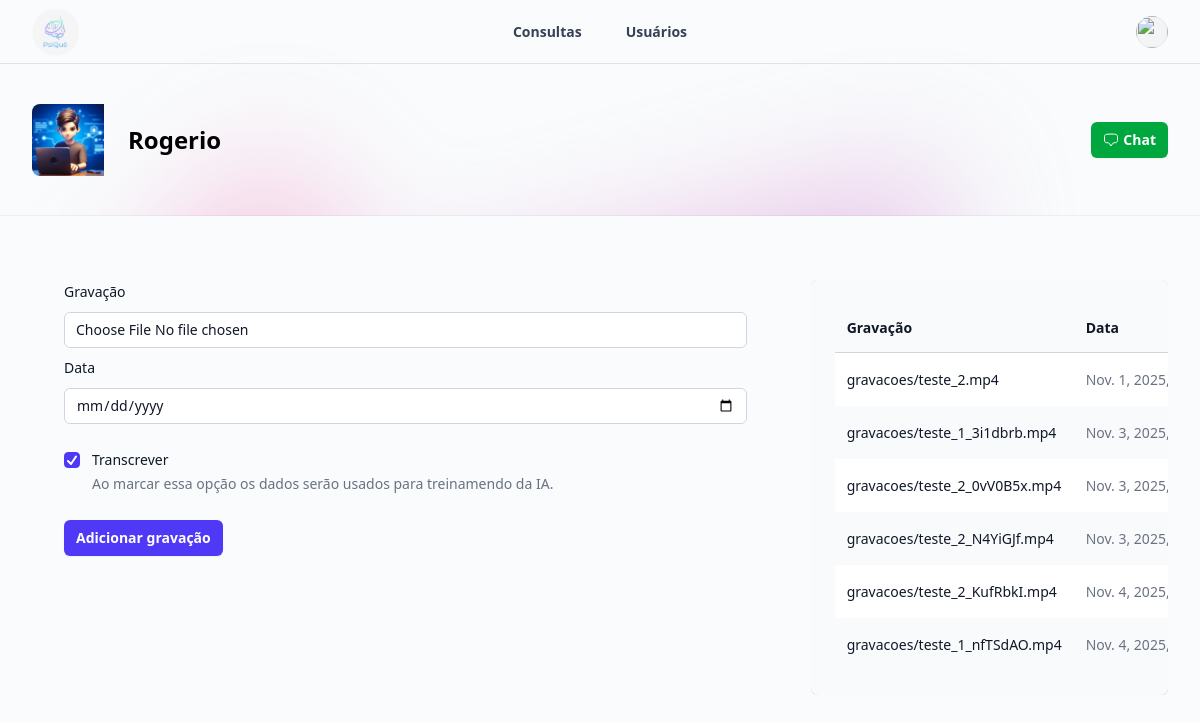
/consultas/1/, run on the app's committed database.
### usuarios/models.py (models this page shows, shortened)
class Pacientes(models.Model):
    nome = models.CharField(max_length=64)
    descricao = models.TextField()
    foto = models.ImageField(upload_to='fotos')
    ativo = models.BooleanField(default=True)
    telefone = models.CharField(max_length=15, null=True, blank=True)

### consultas/models.py (models this page shows)
class Gravacoes(models.Model):
    video = models.FileField(upload_to='gravacoes')
    data = models.DateTimeField()
    transcrever = models.BooleanField(default=False)
    paciente = models.ForeignKey(Pacientes, on_delete=models.DO_NOTHING)
    humor = models.IntegerField(default=0)
    transcricao = models.TextField()
    resumo = models.JSONField(default=list, blank=True)
    segmentos = models.JSONField(default=list, blank=True)

### consultas/views.py (the view, shortened to what this page needs)
# urls.py: path('<int:id>/', views.consultas, name='consultas'),
def consultas(request, id):
    paciente = get_object_or_404(Pacientes, id=id)
    if request.method == 'GET':
        gravacoes = Gravacoes.objects.filter(paciente__id=id).order_by('data')
        return render(
            request,
            'consultas.html',
            {'paciente': paciente, 'gravacoes': gravacoes},
        )

### consultas/templates/consultas.html (shortened to what this page needs)
{% extends "base.html" %}
{% load static %}
{% block 'body' %}
    <header class="absolute inset-x-0 top-0 z-50 flex h-16 border-b border-gray-900/10">
        <div class="mx-auto flex w-full max-w-7xl items-center justify-between px-4 sm:px-6 lg:px-8">
            <div class="flex flex-1 items-center gap-x-6">
                <a href="{% url 'pacientes' %}"><img src="{% static 'logo.png' %}" alt="PsiQuê" class="h-12 w-auto" /></a>
            </div>
            <nav class="hidden md:flex md:gap-x-11 md:text-sm/6 md:font-semibold md:text-gray-700">
                <a href="#">Consultas</a>
                <a href="#">Usuários</a>
            </nav>
            <div class="flex flex-1 items-center justify-end gap-x-8">
                <a href="#" class="-m-1.5 p-1.5">
                    <img src="https://images.unsplash.com/photo-1472099645785-5658abf4ff4e?ixlib=rb-1.2.1&ixid=eyJhcHBfaWQiOjEyMDd9&auto=format&fit=facearea&facepad=2&w=256&h=256&q=80"
                         alt=""
                         class="size-8 rounded-full bg-gray-100 outline -outline-offset-1 outline-black/5" />
                </a>
            </div>
        </div>
    </header>
    <main>
        <header class="relative isolate pt-16">
            <div aria-hidden="true" class="absolute inset-0 -z-10 overflow-hidden">
                <div class="absolute top-full left-16 -mt-16 transform-gpu opacity-50 blur-3xl xl:left-1/2 xl:-ml-80">
                    <div style="clip-path: polygon(100% 38.5%, 82.6% 100%, 60.2% 37.7%, 52.4% 32.1%, 47.5% 41.8%, 45.2% 65.6%, 27.5% 23.4%, 0.1% 35.3%, 17.9% 0%, 27.7% 23.4%, 76.2% 2.5%, 74.2% 56%, 100% 38.5%)"
                         class="aspect-1154/678 w-288.5 bg-linear-to-br from-[#FF80B5] to-[#9089FC]"></div>
                </div>
                <div class="absolute inset-x-0 bottom-0 h-px bg-gray-900/5"></div>
            </div>
            <div class="mx-auto max-w-7xl px-4 py-10 sm:px-6 lg:px-8">
                <div class="mx-auto flex max-w-2xl items-center justify-between gap-x-8 lg:mx-0 lg:max-w-none">
                    <div class="flex items-center gap-x-6">
                        <img class="object-cover w-full rounded-t-lg h-18 md:h-auto md:w-18 md:rounded-none md:rounded-s-lg"
                             src="{{ paciente.foto.url }}"
                             alt="">
                        <p class="text-2xl font-bold">{{ paciente.nome }}</p>
                    </div>
                    <a href="#"
                       class="ml-auto flex items-center gap-x-1 rounded-md bg-green-600 px-3 py-2 text-sm font-semibold text-white shadow-xs hover:bg-green-500 focus-visible:outline-2 focus-visible:outline-offset-2 focus-visible:outline-indigo-600">
                        Chat
                    </a>
                </div>
            </div>
        </header>
        <div class="mx-auto max-w-7xl px-4 py-16 sm:px-6 lg:px-8">
            <div class="mx-auto grid max-w-2xl grid-cols-1 grid-rows-1 items-start gap-x-8 gap-y-8 lg:mx-0 lg:max-w-none lg:grid-cols-3">
                <div class="lg:col-start-3 lg:row-end-1 overflow-auto">
                    <div class="rounded-lg p-6 bg-gray-50 shadow-xs outline-1 outline-gray-900/5">
                        <table class="min-w-full divide-y divide-gray-300">
                            <thead>
                                <tr>
                                    <th scope="col"
                                        class="py-3.5 pr-3 pl-4 text-left text-sm font-semibold text-gray-900 sm:pl-3">
                                        Gravação
                                    </th>
                                    <th scope="col"
                                        class="px-3 py-3.5 text-left text-sm font-semibold text-gray-900">Data</th>
                                </tr>
                            </thead>
                            <tbody class="bg-white">
                                    {% for gravacao in gravacoes %}
                                        <tr class="even:bg-gray-50">
                                            <td class="py-4 pr-3 pl-4 text-sm font-medium whitespace-nowrap text-gray-900 sm:pl-3">
                                                <a href="#">{{gravacao.video.name}}</a>
                                            </td>
                                            <td class="px-3 py-4 text-sm whitespace-nowrap text-gray-500">{{gravacao.data}}</td>
                                        </tr>
                                    {% endfor %}
                            </tbody>
                        </table>
                    </div>
                </div>
                <div class="-mx-4 px-4 sm:mx-0 sm:rounded-lg sm:px-8 sm:pb-14 lg:col-span-2 lg:row-span-2 lg:row-end-2 xl:px-16  xl:pb-20">
                    <div>
                        <form action="{% url 'consultas' paciente.id%}" method="POST" enctype='multipart/form-data'>{% csrf_token %}
                            <label class="block text-sm/6 font-medium text-gray-900">Gravação</label>
                            <input type="file"
                                   name="gravacao"
                                   class="mt-2 block w-full rounded-md bg-white px-3 py-1.5 text-base text-gray-900 outline-1 -outline-offset-1 outline-gray-300 placeholder:text-gray-400 focus:outline-2 focus:-outline-offset-2 focus:outline-indigo-600 sm:text-sm/6">
                        </div>
                        <div class="mt-2">
                            <label class="block text-sm/6 font-medium text-gray-900">Data</label>
                            <input type="date"
                                   name="data"
                                   class="mt-2 block w-full rounded-md bg-white px-3 py-1.5 text-base text-gray-900 outline-1 -outline-offset-1 outline-gray-300 placeholder:text-gray-400 focus:outline-2 focus:-outline-offset-2 focus:outline-indigo-600 sm:text-sm/6">
                        </div>
                        <div class="mt-6 space-y-6">
                            <div class="flex gap-3">
                                <div class="flex h-6 shrink-0 items-center">
                                    <div class="group grid size-4 grid-cols-1">
                                        <input id="transcript"
                                               type="checkbox"
                                               name="transcript"
                                               checked
                                               aria-describedby="comments-description"
                                               class="col-start-1 row-start-1 appearance-none rounded-sm border border-gray-300 bg-white checked:border-indigo-600 checked:bg-indigo-600 indeterminate:border-indigo-600 indeterminate:bg-indigo-600 focus-visible:outline-2 focus-visible:outline-offset-2 focus-visible:outline-indigo-600 disabled:border-gray-300 disabled:bg-gray-100 disabled:checked:bg-gray-100 forced-colors:appearance-auto" />
                                    </div>
                                </div>
                                <div class="text-sm/6">
                                    <label for="comments" class="font-medium text-gray-900">Transcrever</label>
                                    <p id="comments-description" class="text-gray-500">
                                        Ao marcar essa opção os dados serão usados para treinamendo da IA.
                                    </p>
                                </div>
                            </div>
                            <div class="mt-2">
                                <button type="submit"
                                        class="inline-flex cursor-pointer items-center rounded-md bg-indigo-600 px-3 py-2 text-sm font-semibold text-white shadow-xs hover:bg-indigo-500 focus-visible:outline-2 focus-visible:outline-offset-2 focus-visible:outline-indigo-600">
                                    Adicionar gravação
                                </button>
                        </div>
                    </div>
                </div>
            </div>
        </main>
    {% endblock 'body' %}

### data on the page
Pacientes: foto (picture), nome "Rogerio"
Gravacoes: video.name "gravacoes/teste_2.mp4", data "Nov. 1,…"
Gravacoes: video.name "gravacoes/teste_1_3i1dbrb.mp4", data "Nov. 3,…"
Gravacoes: video.name "gravacoes/teste_2_0vV0B5x.mp4", data "Nov. 3,…"
Gravacoes: video.name "gravacoes/teste_2_N4YiGJf.mp4", data "Nov. 3,…"
Gravacoes: video.name "gravacoes/teste_2_KufRbkI.mp4", data "Nov. 4,…"
Gravacoes: video.name "gravacoes/teste_1_nfTSdAO.mp4", data "Nov. 4,…"
